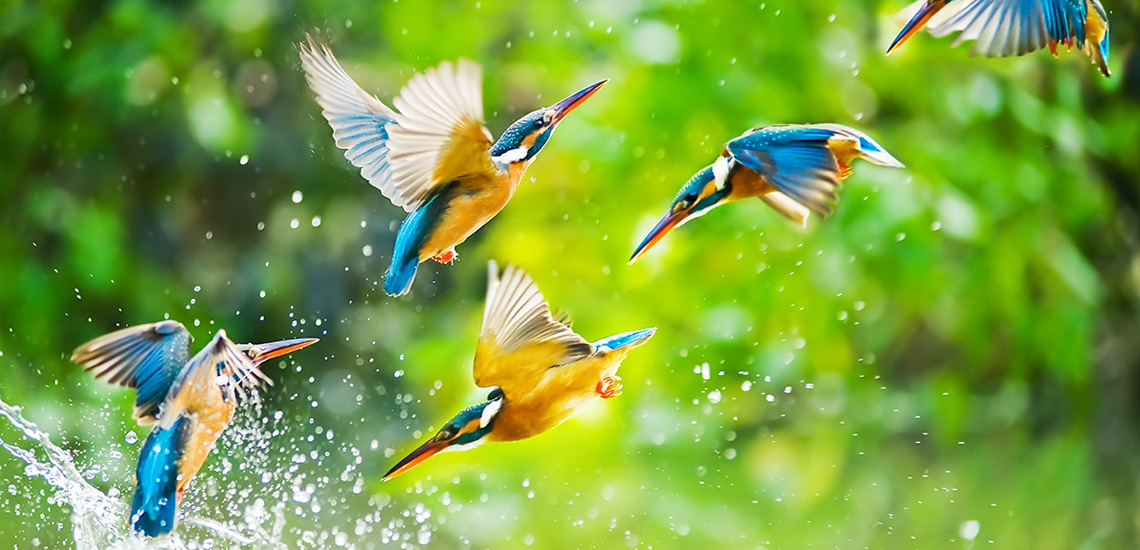
#> input picture data/1.jpg, 1140 x 550 px
$ jupyter execute '2- Get image dominant colors using clustering.ipynb'
#> lines starting #> are read from the running program, lines starting #| are printed output that depends on the picture
## Get image colors using clustering

[cell 1]
from sklearn.cluster import KMeans
from collections import Counter
from matplotlib import pyplot as plt
import cv2

Clustering with the K-means algorithm is one of the most common unsupervised algorithms used. It's intuitive and simple to understand.

[cell 2]
from sklearn.cluster import KMeans
from collections import Counter
from matplotlib import pyplot as plt
import cv2

Applying it to images is also relatively simple. As we'll be just "clustering" the different pixel colors in the matrix that represents the image.

[cell 3]
# Utility function, rgb to hex
def rgb2hex(rgb):
    hex = "#{:02x}{:02x}{:02x}".format(int(rgb[0]), int(rgb[1]), int(rgb[2]))
    return hex
print(rgb2hex([255, 0, 0]))

[cell 4]
def plot_image_info(path, k=6):
    # load image
#> called with path = 'data/1.jpg', k = 6
    img_bgr = cv2.imread(path)
#> img_bgr is the input picture: shape (550, 1140, 3); mean B, G, R 65.3, 160.7, 121.7
    img_rgb = cv2.cvtColor(img_bgr, cv2.COLOR_BGR2RGB)

    # resize image to speed up processing time
    resized_img_rgb = cv2.resize(img_rgb, (64, 64), interpolation=cv2.INTER_AREA)
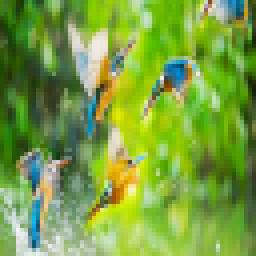
#> resized_img_rgb: shape (64, 64, 3) (shown 4 times larger); mean R, G, B 121.7, 160.7, 65.4

    # reshape the image to be a list of pixels
    img_list = resized_img_rgb.reshape((resized_img_rgb.shape[0] * resized_img_rgb.shape[1], 3))

    # cluster the pixels and assign labels
    clt = KMeans(n_clusters=k)
    labels = clt.fit_predict(img_list)
#> labels = 4096 values, max 5 at index 23, min 0 at index 0, mean 2.11

    # count labels to find most popular
    label_counts = Counter(labels)
#> label_counts = {0: 909, 2: 990, 1: 788, 4: 316, 5: 659, 3: 434}
    total_count = sum(label_counts.values())
#> total_count = 4096

    # subset out most popular centroid
    center_colors = list(clt.cluster_centers_)
    ordered_colors = [center_colors[i]/255 for i in label_counts.keys()]
#> ordered_colors = [[0.23, 0.367, 0.123], [0.404, 0.639, 0.119], [0.605, 0.739, 0.39], [0.315, 0.513, 0.464], [0.662, 0.784, 0.087], [0.768, 0.817, 0.708]]
    color_labels = [rgb2hex(ordered_colors[i]*255) for i in label_counts.keys()]
#> color_labels = ['#3a5d1f', '#9abc63', '#66a21e', '#a8c716', '#c3d0b4', '#508276']

    #print(label_counts.values())
    #print(color_labels)

    # plots
    plt.figure(figsize=(14, 8))
    plt.subplot(221)
    plt.imshow(img_rgb)
    plt.axis('off')

    plt.subplot(222)
    plt.pie(label_counts.values(), labels=color_labels, colors=ordered_colors, startangle=90)
    plt.axis('equal')
    plt.show()
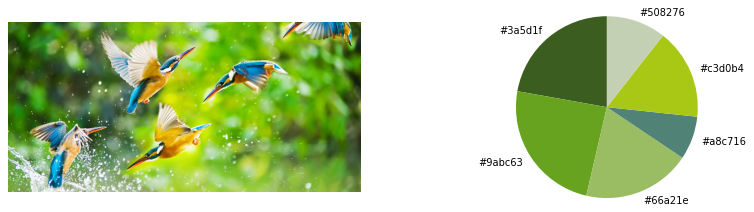
#> figure drawn by matplotlib, 2 panels

[cell 5]
plot_image_info('data/1.jpg')

[cell 6]
plot_image_info('data/2.jpg')
#> call 2 of plot_image_info, with path = 'data/2.jpg', k = 6
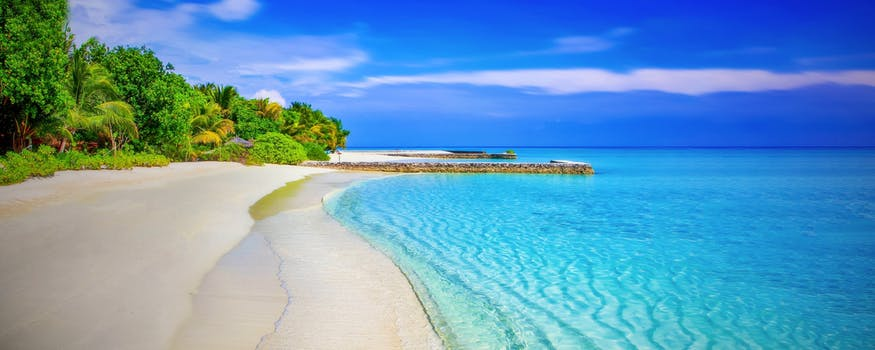
#> input picture data/2.jpg, 875 x 350 px
#> in plot_image_info, img_bgr is the input picture: shape (350, 875, 3); mean B, G, R 187.7, 152.6, 97.7
#> in plot_image_info (call 2), `resized_img_rgb = cv2.resize(img_rgb, (64, 64), interpolation=cv2.INTE..`:
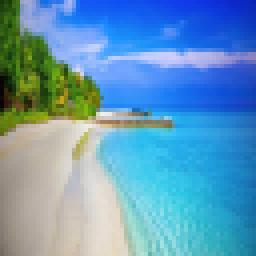
#> resized_img_rgb: shape (64, 64, 3) (shown 4 times larger); mean R, G, B 97.7, 152.6, 187.7
#> in plot_image_info (call 2), `labels = clt.fit_predict(img_list)`: labels = 4096 values, max 5 at index 9, min 0 at index 5, mean 2.84
#> in plot_image_info (call 2), `label_counts = Counter(labels)`: label_counts = {2: 454, 0: 688, 5: 950, 3: 855, 1: 393, 4: 756}
#> in plot_image_info (call 2), `ordered_colors = [center_colors[i]/255 for i in label_counts.keys()]`: ordered_colors = [[0.293, 0.413, 0.0873], [0.469, 0.728, 0.906], [0.189, 0.637, 0.891], [0.0949, 0.375, 0.835], [0.636, 0.606, 0.538], [0.797, 0.79, 0.768]]
#> in plot_image_info (call 2), `color_labels = [rgb2hex(ordered_colors[i]*255) for i in label_counts.k..`: color_labels = ['#30a2e3', '#4a6916', '#cbc9c3', '#185fd4', '#77b9e7', '#a29a89']
#> in plot_image_info (call 2), `plt.show()`:
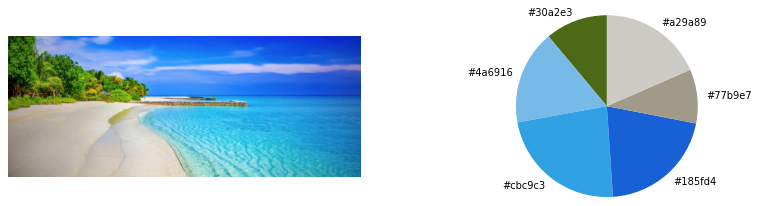
#> figure drawn by matplotlib, 2 panels

[cell 7]
plot_image_info('data/3.jpg')
#> call 3 of plot_image_info, with path = 'data/3.jpg', k = 6
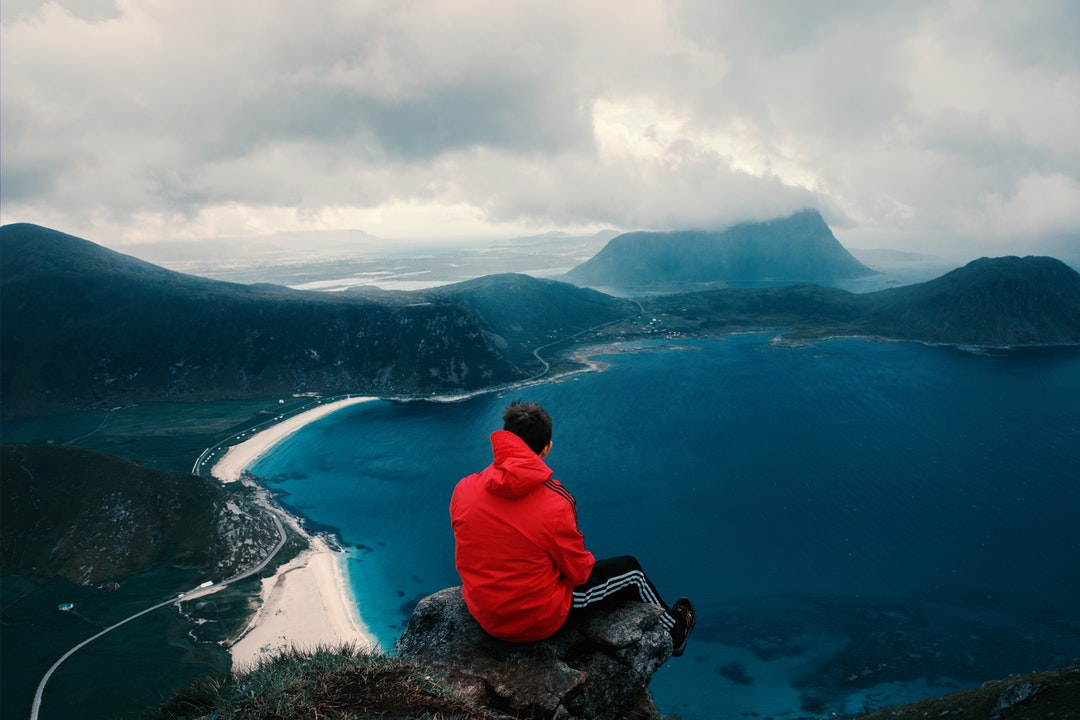
#> input picture data/3.jpg, 1080 x 720 px
#> in plot_image_info, img_bgr is the input picture: shape (720, 1080, 3); mean B, G, R 117.2, 109.5, 87.3
#> in plot_image_info (call 3), `resized_img_rgb = cv2.resize(img_rgb, (64, 64), interpolation=cv2.INTE..`:
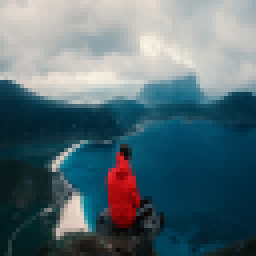
#> resized_img_rgb: shape (64, 64, 3) (shown 4 times larger); mean R, G, B 87.3, 109.5, 117.2
#> in plot_image_info (call 3), `labels = clt.fit_predict(img_list)`: labels = 4096 values, max 5 at index 0, min 0 at index 1536, mean 2.04
#> in plot_image_info (call 3), `label_counts = Counter(labels)`: label_counts = {5: 860, 1: 681, 4: 219, 2: 1094, 0: 1136, 3: 106}
#> in plot_image_info (call 3), `ordered_colors = [center_colors[i]/255 for i in label_counts.keys()]`: ordered_colors = [[0.83, 0.815, 0.787], [0.697, 0.723, 0.723], [0.269, 0.467, 0.524], [0.0366, 0.267, 0.353], [0.0436, 0.147, 0.18], [0.633, 0.0616, 0.0798]]
#> in plot_image_info (call 3), `color_labels = [rgb2hex(ordered_colors[i]*255) for i in label_counts.k..`: color_labels = ['#a10f14', '#b1b8b8', '#0b252d', '#447785', '#d3cfc8', '#09445a']
#> in plot_image_info (call 3), `plt.show()`:
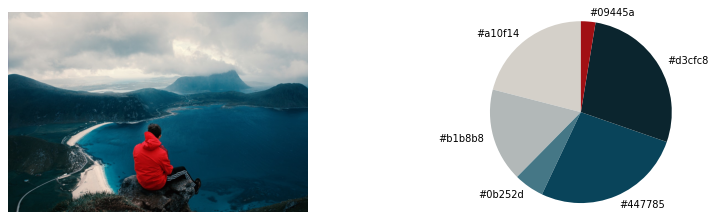
#> figure drawn by matplotlib, 2 panels
